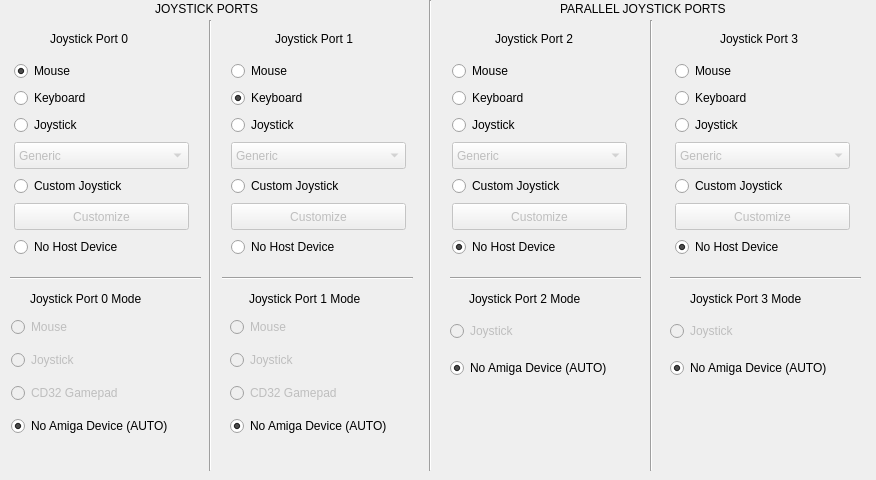
    <widget class="QWidget" name="inputDevicesMenu">
     <attribute name="icon">
      <iconset resource="ICO.qrc">
       <normaloff>:/Images/Images/joystick.png</normaloff>:/Images/Images/joystick.png</iconset>
     </attribute>
     <attribute name="title">
      <string>Input devices</string>
     </attribute>
     <widget class="QLabel" name="joystickPort0Label">
      <property name="geometry">
       <rect>
        <x>50</x>
        <y>30</y>
        <width>111</width>
        <height>17</height>
       </rect>
      </property>
      <property name="text">
       <string>Joystick Port 0</string>
      </property>
     </widget>
     <widget class="QWidget" name="layoutWidget_6">
      <property name="geometry">
       <rect>
        <x>11</x>
        <y>310</y>
        <width>197</width>
        <height>136</height>
       </rect>
      </property>
      <layout class="QVBoxLayout" name="joystickPort0ModePanel">
       <item>
        <widget class="QRadioButton" name="joystickPort0ModeMouseRadioButton">
         <property name="enabled">
          <bool>false</bool>
         </property>
         <property name="text">
          <string>Mouse</string>
         </property>
         <property name="checkable">
          <bool>true</bool>
         </property>
         <property name="checked">
          <bool>false</bool>
         </property>
        </widget>
       </item>
       <item>
        <widget class="QRadioButton" name="joystickPort0ModeJoystickRadioButton">
         <property name="enabled">
          <bool>false</bool>
         </property>
         <property name="text">
          <string>Joystick</string>
         </property>
        </widget>
       </item>
       <item>
        <widget class="QRadioButton" name="joystickPort0ModeCD32GamepadRadioButton">
         <property name="enabled">
          <bool>false</bool>
         </property>
         <property name="text">
          <string>CD32 Gamepad</string>
         </property>
        </widget>
       </item>
       <item>
        <widget class="QRadioButton" name="joystickPort0ModeAutoRadioButton">
         <property name="text">
          <string>No Amiga Device (AUTO)</string>
         </property>
         <property name="checked">
          <bool>true</bool>
         </property>
        </widget>
       </item>
      </layout>
     </widget>
     <widget class="QLabel" name="joystickPort0ModeLabel">
      <property name="geometry">
       <rect>
        <x>30</x>
        <y>290</y>
        <width>151</width>
        <height>17</height>
       </rect>
      </property>
      <property name="text">
       <string>Joystick Port 0 Mode</string>
      </property>
     </widget>
     <widget class="QWidget" name="layoutWidget_7">
      <property name="geometry">
       <rect>
        <x>230</x>
        <y>310</y>
        <width>197</width>
        <height>136</height>
       </rect>
      </property>
      <layout class="QVBoxLayout" name="joystickPort1ModePanel">
       <item>
        <widget class="QRadioButton" name="joystickPort1ModeMouseRadioButton">
         <property name="enabled">
          <bool>false</bool>
         </property>
         <property name="text">
          <string>Mouse</string>
         </property>
         <property name="checkable">
          <bool>true</bool>
         </property>
         <property name="checked">
          <bool>false</bool>
         </property>
        </widget>
       </item>
       <item>
        <widget class="QRadioButton" name="joystickPort1ModeJoysticjkRadioButton">
         <property name="enabled">
          <bool>false</bool>
         </property>
         <property name="text">
          <string>Joystick</string>
         </property>
         <property name="checked">
          <bool>false</bool>
         </property>
        </widget>
       </item>
       <item>
        <widget class="QRadioButton" name="joystickPort1CD32GamepadRadioButton">
         <property name="enabled">
          <bool>false</bool>
         </property>
         <property name="text">
          <string>CD32 Gamepad</string>
         </property>
        </widget>
       </item>
       <item>
        <widget class="QRadioButton" name="joystickPort1ModeAutoRadioButton">
         <property name="text">
          <string>No Amiga Device (AUTO)</string>
         </property>
         <property name="checked">
          <bool>true</bool>
         </property>
        </widget>
       </item>
      </layout>
     </widget>
     <widget class="QWidget" name="layoutWidget_8">
      <property name="geometry">
       <rect>
        <x>450</x>
        <y>310</y>
        <width>197</width>
        <height>80</height>
       </rect>
      </property>
      <layout class="QVBoxLayout" name="joystickPort2ModePanel">
       <item>
        <widget class="QRadioButton" name="joystickPort2ModeJoystickRadioButton">
         <property name="enabled">
          <bool>false</bool>
         </property>
         <property name="text">
          <string>Joystick</string>
         </property>
        </widget>
       </item>
       <item>
        <widget class="QRadioButton" name="joystickPort2ModeAuto">
         <property name="text">
          <string>No Amiga Device (AUTO)</string>
         </property>
         <property name="checked">
          <bool>true</bool>
         </property>
        </widget>
       </item>
      </layout>
     </widget>
     <widget class="QWidget" name="layoutWidget_9">
      <property name="geometry">
       <rect>
        <x>670</x>
        <y>310</y>
        <width>197</width>
        <height>80</height>
       </rect>
      </property>
      <layout class="QVBoxLayout" name="joystickPort3ModePanel">
       <item>
        <widget class="QRadioButton" name="joystickPort3ModeJoystickRadioButton">
         <property name="enabled">
          <bool>false</bool>
         </property>
         <property name="text">
          <string>Joystick</string>
         </property>
        </widget>
       </item>
       <item>
        <widget class="QRadioButton" name="joystickPort3ModeAutoRadioButton">
         <property name="text">
          <string>No Amiga Device (AUTO)</string>
         </property>
         <property name="checked">
          <bool>true</bool>
         </property>
        </widget>
       </item>
      </layout>
     </widget>
     <widget class="QLabel" name="joystickPort1ModeLabel">
      <property name="geometry">
       <rect>
        <x>249</x>
        <y>290</y>
        <width>151</width>
        <height>17</height>
       </rect>
      </property>
      <property name="text">
       <string>Joystick Port 1 Mode</string>
      </property>
     </widget>
     <widget class="QLabel" name="joystickPort1Label">
      <property name="geometry">
       <rect>
        <x>275</x>
        <y>30</y>
        <width>111</width>
        <height>17</height>
       </rect>
      </property>
      <property name="text">
       <string>Joystick Port 1</string>
      </property>
     </widget>
     <widget class="QLabel" name="joystickPort3ModeLabel">
      <property name="geometry">
       <rect>
        <x>690</x>
        <y>290</y>
        <width>151</width>
        <height>17</height>
       </rect>
      </property>
      <property name="text">
       <string>Joystick Port 3 Mode</string>
      </property>
     </widget>
     <widget class="QLabel" name="joystickPort3Label">
      <property name="geometry">
       <rect>
        <x>720</x>
        <y>30</y>
        <width>111</width>
        <height>17</height>
       </rect>
      </property>
      <property name="text">
       <string>Joystick Port 3</string>
      </property>
     </widget>
     <widget class="QLabel" name="joystickPort2ModeLabel">
      <property name="geometry">
       <rect>
        <x>469</x>
        <y>290</y>
        <width>151</width>
        <height>17</height>
       </rect>
      </property>
      <property name="text">
       <string>Joystick Port 2 Mode</string>
      </property>
     </widget>
     <widget class="QLabel" name="joystickPort2Label">
      <property name="geometry">
       <rect>
        <x>495</x>
        <y>30</y>
        <width>111</width>
        <height>17</height>
       </rect>
      </property>
      <property name="text">
       <string>Joystick Port 2</string>
      </property>
     </widget>
     <widget class="Line" name="line_2">
      <property name="geometry">
       <rect>
        <x>190</x>
        <y>20</y>
        <width>41</width>
        <height>451</height>
       </rect>
      </property>
      <property name="orientation">
       <enum>Qt::Vertical</enum>
      </property>
     </widget>
     <widget class="Line" name="line_3">
      <property name="geometry">
       <rect>
        <x>410</x>
        <y>0</y>
        <width>41</width>
        <height>471</height>
       </rect>
      </property>
      <property name="orientation">
       <enum>Qt::Vertical</enum>
      </property>
     </widget>
     <widget class="Line" name="line_4">
      <property name="geometry">
       <rect>
        <x>631</x>
        <y>20</y>
        <width>41</width>
        <height>451</height>
       </rect>
      </property>
      <property name="orientation">
       <enum>Qt::Vertical</enum>
      </property>
     </widget>
     <widget class="QWidget" name="layoutWidget9">
      <property name="geometry">
       <rect>
        <x>14</x>
        <y>60</y>
        <width>177</width>
        <height>205</height>
       </rect>
      </property>
      <layout class="QVBoxLayout" name="joystickPort0Panel">
       <item>
        <widget class="QRadioButton" name="joystickPort0MouseRadioButton">
         <property name="text">
          <string>Mouse</string>
         </property>
         <property name="checkable">
          <bool>true</bool>
         </property>
         <property name="checked">
          <bool>true</bool>
         </property>
        </widget>
       </item>
       <item>
        <widget class="QRadioButton" name="joystickPort0KeyboardRadioButton">
         <property name="text">
          <string>Keyboard</string>
         </property>
        </widget>
       </item>
       <item>
        <widget class="QRadioButton" name="joystickPort0JoystickRadioButton">
         <property name="text">
          <string>Joystick</string>
         </property>
        </widget>
       </item>
       <item>
        <widget class="QComboBox" name="joystickPort0ModelComboBox">
         <property name="enabled">
          <bool>false</bool>
         </property>
         <property name="sizePolicy">
          <sizepolicy hsizetype="Fixed" vsizetype="Fixed">
           <horstretch>0</horstretch>
           <verstretch>0</verstretch>
          </sizepolicy>
         </property>
         <property name="minimumSize">
          <size>
           <width>175</width>
           <height>27</height>
          </size>
         </property>
         <property name="maximumSize">
          <size>
           <width>175</width>
           <height>27</height>
          </size>
         </property>
         <item>
          <property name="text">
           <string>Generic</string>
          </property>
         </item>
         <item>
          <property name="text">
           <string>Logitech PS3/USB Cordless Gamepad</string>
          </property>
         </item>
         <item>
          <property name="text">
           <string>Logitech Dual Action</string>
          </property>
         </item>
         <item>
          <property name="text">
           <string>Logitech Extreme 3D PRO</string>
          </property>
         </item>
         <item>
          <property name="text">
           <string>Logitech Rumblepad 2</string>
          </property>
         </item>
         <item>
          <property name="text">
           <string>Logitech Gamepad F310</string>
          </property>
         </item>
         <item>
          <property name="text">
           <string>Logitech Rumble Gamepad F510</string>
          </property>
         </item>
         <item>
          <property name="text">
           <string>Logitech Wireless Gamepad F710</string>
          </property>
         </item>
         <item>
          <property name="text">
           <string>Playstation 3 Controller</string>
          </property>
         </item>
         <item>
          <property name="text">
           <string>Saitek P380</string>
          </property>
         </item>
         <item>
          <property name="text">
           <string>Saitek P880</string>
          </property>
         </item>
         <item>
          <property name="text">
           <string>SmartJoyPlus / TigerGame PS/PS2 Game Controller Adapter</string>
          </property>
         </item>
         <item>
          <property name="text">
           <string>Mosic Speed-Link Competition Pro</string>
          </property>
         </item>
         <item>
          <property name="text">
           <string>Thrustmaster 2-in-1 DT</string>
          </property>
         </item>
         <item>
          <property name="text">
           <string>Microsoft X-Box 360 Pad</string>
          </property>
         </item>
         <item>
          <property name="text">
           <string>XBox 360 Wireless Receiver</string>
          </property>
         </item>
        </widget>
       </item>
       <item>
        <widget class="QRadioButton" name="joystickPort0CustomJoystickRadioButton">
         <property name="text">
          <string>Custom Joystick</string>
         </property>
        </widget>
       </item>
       <item>
        <widget class="QPushButton" name="joystickPort0CustomizePushButton">
         <property name="enabled">
          <bool>false</bool>
         </property>
         <property name="sizePolicy">
          <sizepolicy hsizetype="Fixed" vsizetype="Fixed">
           <horstretch>0</horstretch>
           <verstretch>0</verstretch>
          </sizepolicy>
         </property>
         <property name="minimumSize">
          <size>
           <width>175</width>
           <height>27</height>
          </size>
         </property>
         <property name="maximumSize">
          <size>
           <width>175</width>
           <height>27</height>
          </size>
         </property>
         <property name="text">
          <string>Customize</string>
         </property>
        </widget>
       </item>
       <item>
        <widget class="QRadioButton" name="joystickPort0NothingRadioButton">
         <property name="text">
          <string>No Host Device</string>
         </property>
        </widget>
       </item>
      </layout>
     </widget>
     <widget class="QWidget" name="layoutWidget10">
      <property name="geometry">
       <rect>
        <x>231</x>
        <y>60</y>
        <width>177</width>
        <height>205</height>
       </rect>
      </property>
      <layout class="QVBoxLayout" name="joystickPort1Panel">
       <item>
        <widget class="QRadioButton" name="joystickPort1MouseRadioButton">
         <property name="enabled">
          <bool>true</bool>
         </property>
         <property name="text">
          <string>Mouse</string>
         </property>
         <property name="checkable">
          <bool>true</bool>
         </property>
         <property name="checked">
          <bool>false</bool>
         </property>
        </widget>
       </item>
       <item>
        <widget class="QRadioButton" name="joystickPort1KeyboardRadioButton">
         <property name="text">
          <string>Keyboard</string>
         </property>
         <property name="checked">
          <bool>true</bool>
         </property>
        </widget>
       </item>
       <item>
        <widget class="QRadioButton" name="joystickPort1JoystickRadioButton">
         <property name="text">
          <string>Joystick</string>
         </property>
         <property name="checkable">
          <bool>true</bool>
         </property>
        </widget>
       </item>
       <item>
        <widget class="QComboBox" name="joystickPort1ModelComboBox">
         <property name="enabled">
          <bool>false</bool>
         </property>
         <property name="sizePolicy">
          <sizepolicy hsizetype="Fixed" vsizetype="Fixed">
           <horstretch>0</horstretch>
           <verstretch>0</verstretch>
          </sizepolicy>
         </property>
         <property name="minimumSize">
          <size>
           <width>175</width>
           <height>27</height>
          </size>
         </property>
         <property name="maximumSize">
          <size>
           <width>175</width>
           <height>27</height>
          </size>
         </property>
         <item>
          <property name="text">
           <string>Generic</string>
          </property>
         </item>
         <item>
          <property name="text">
           <string>Logitech PS3/USB Cordless Gamepad</string>
          </property>
         </item>
         <item>
          <property name="text">
           <string>Logitech Dual Action</string>
          </property>
         </item>
         <item>
          <property name="text">
           <string>Logitech Extreme 3D PRO</string>
          </property>
         </item>
         <item>
          <property name="text">
           <string>Logitech Rumblepad 2</string>
          </property>
         </item>
         <item>
          <property name="text">
           <string>Logitech Gamepad F310</string>
          </property>
         </item>
         <item>
          <property name="text">
           <string>Logitech Rumble Gamepad F510</string>
          </property>
         </item>
         <item>
          <property name="text">
           <string>Logitech Wireless Gamepad F710</string>
          </property>
         </item>
         <item>
          <property name="text">
           <string>Playstation 3 Controller</string>
          </property>
         </item>
         <item>
          <property name="text">
           <string>Saitek P380</string>
          </property>
         </item>
         <item>
          <property name="text">
           <string>Saitek P880</string>
          </property>
         </item>
         <item>
          <property name="text">
           <string>SmartJoyPlus / TigerGame PS/PS2 Game Controller Adapter</string>
          </property>
         </item>
         <item>
          <property name="text">
           <string>Mosic Speed-Link Competition Pro</string>
          </property>
         </item>
         <item>
          <property name="text">
           <string>Thrustmaster 2-in-1 DT</string>
          </property>
         </item>
         <item>
          <property name="text">
           <string>Microsoft X-Box 360 Pad</string>
          </property>
         </item>
         <item>
          <property name="text">
           <string>XBox 360 Wireless Receiver</string>
          </property>
         </item>
        </widget>
       </item>
       <item>
        <widget class="QRadioButton" name="joystickPort1CustomJoystickRadioButton">
         <property name="text">
          <string>Custom Joystick</string>
         </property>
        </widget>
       </item>
       <item>
        <widget class="QPushButton" name="joystickPort1CusomizePushButton">
         <property name="enabled">
          <bool>false</bool>
         </property>
         <property name="sizePolicy">
          <sizepolicy hsizetype="Fixed" vsizetype="Fixed">
           <horstretch>0</horstretch>
           <verstretch>0</verstretch>
          </sizepolicy>
         </property>
         <property name="minimumSize">
          <size>
           <width>175</width>
           <height>27</height>
          </size>
         </property>
         <property name="maximumSize">
          <size>
           <width>175</width>
           <height>27</height>
          </size>
         </property>
         <property name="text">
          <string>Customize</string>
         </property>
        </widget>
       </item>
       <item>
        <widget class="QRadioButton" name="joystickPort1NothingRadioButton">
         <property name="text">
          <string>No Host Device</string>
         </property>
        </widget>
       </item>
      </layout>
     </widget>
     <widget class="QWidget" name="layoutWidget11">
      <property name="geometry">
       <rect>
        <x>452</x>
        <y>60</y>
        <width>177</width>
        <height>205</height>
       </rect>
      </property>
      <layout class="QVBoxLayout" name="joystickPort2Panel">
       <item>
        <widget class="QRadioButton" name="joystickPort2MouseRadioButton">
         <property name="enabled">
          <bool>true</bool>
         </property>
         <property name="text">
          <string>Mouse</string>
         </property>
         <property name="checkable">
          <bool>true</bool>
         </property>
         <property name="checked">
          <bool>false</bool>
         </property>
        </widget>
       </item>
       <item>
        <widget class="QRadioButton" name="joystickPort2KeyboardRadioButton">
         <property name="text">
          <string>Keyboard</string>
         </property>
         <property name="checked">
          <bool>false</bool>
         </property>
        </widget>
       </item>
       <item>
        <widget class="QRadioButton" name="joystickPort2JoystickRadioButton">
         <property name="text">
          <string>Joystick</string>
         </property>
        </widget>
       </item>
       <item>
        <widget class="QComboBox" name="joystickPort2ModelComboBox">
         <property name="enabled">
          <bool>false</bool>
         </property>
         <property name="sizePolicy">
          <sizepolicy hsizetype="Fixed" vsizetype="Fixed">
           <horstretch>0</horstretch>
           <verstretch>0</verstretch>
          </sizepolicy>
         </property>
         <property name="minimumSize">
          <size>
           <width>175</width>
           <height>27</height>
          </size>
         </property>
         <property name="maximumSize">
          <size>
           <width>175</width>
           <height>27</height>
          </size>
         </property>
         <item>
          <property name="text">
           <string>Generic</string>
          </property>
         </item>
         <item>
          <property name="text">
           <string>Logitech PS3/USB Cordless Gamepad</string>
          </property>
         </item>
         <item>
          <property name="text">
           <string>Logitech Dual Action</string>
          </property>
         </item>
         <item>
          <property name="text">
           <string>Logitech Extreme 3D PRO</string>
          </property>
         </item>
         <item>
          <property name="text">
           <string>Logitech Rumblepad 2</string>
          </property>
         </item>
         <item>
          <property name="text">
           <string>Logitech Gamepad F310</string>
          </property>
         </item>
         <item>
          <property name="text">
           <string>Logitech Rumble Gamepad F510</string>
          </property>
         </item>
         <item>
          <property name="text">
           <string>Logitech Wireless Gamepad F710</string>
          </property>
         </item>
         <item>
          <property name="text">
           <string>Playstation 3 Controller</string>
          </property>
         </item>
         <item>
          <property name="text">
           <string>Saitek P380</string>
          </property>
         </item>
         <item>
          <property name="text">
           <string>Saitek P880</string>
          </property>
         </item>
         <item>
          <property name="text">
           <string>SmartJoyPlus / TigerGame PS/PS2 Game Controller Adapter</string>
          </property>
         </item>
         <item>
          <property name="text">
           <string>Mosic Speed-Link Competition Pro</string>
          </property>
         </item>
         <item>
          <property name="text">
           <string>Thrustmaster 2-in-1 DT</string>
          </property>
         </item>
         <item>
          <property name="text">
           <string>Microsoft X-Box 360 Pad</string>
          </property>
         </item>
         <item>
          <property name="text">
           <string>XBox 360 Wireless Receiver</string>
          </property>
         </item>
        </widget>
       </item>
       <item>
        <widget class="QRadioButton" name="joystickPort2CustomJoystickRadioButton">
         <property name="text">
          <string>Custom Joystick</string>
         </property>
        </widget>
       </item>
       <item>
        <widget class="QPushButton" name="joystickPort2CustomizePushButton">
         <property name="enabled">
          <bool>false</bool>
         </property>
         <property name="sizePolicy">
          <sizepolicy hsizetype="Fixed" vsizetype="Fixed">
           <horstretch>0</horstretch>
           <verstretch>0</verstretch>
          </sizepolicy>
         </property>
         <property name="minimumSize">
          <size>
           <width>175</width>
           <height>27</height>
          </size>
         </property>
         <property name="maximumSize">
          <size>
           <width>175</width>
           <height>27</height>
          </size>
         </property>
         <property name="text">
          <string>Customize</string>
         </property>
        </widget>
       </item>
       <item>
        <widget class="QRadioButton" name="joystickPort2NothingRadioButton">
         <property name="text">
          <string>No Host Device</string>
         </property>
         <property name="checked">
          <bool>true</bool>
         </property>
        </widget>
       </item>
      </layout>
     </widget>
     <widget class="QWidget" name="layoutWidget12">
      <property name="geometry">
       <rect>
        <x>675</x>
        <y>60</y>
        <width>177</width>
        <height>205</height>
       </rect>
      </property>
      <layout class="QVBoxLayout" name="joystickPort3Panel">
       <item>
        <widget class="QRadioButton" name="joystickPort3MouseRadioButton">
         <property name="enabled">
          <bool>true</bool>
         </property>
         <property name="text">
          <string>Mouse</string>
         </property>
         <property name="checkable">
          <bool>true</bool>
         </property>
         <property name="checked">
          <bool>false</bool>
         </property>
        </widget>
       </item>
       <item>
        <widget class="QRadioButton" name="joystickPort3KeyboardRadioButton">
         <property name="text">
          <string>Keyboard</string>
         </property>
         <property name="checked">
          <bool>false</bool>
         </property>
        </widget>
       </item>
       <item>
        <widget class="QRadioButton" name="joystickPort3JoystickRadioButton">
         <property name="text">
          <string>Joystick</string>
         </property>
        </widget>
       </item>
       <item>
        <widget class="QComboBox" name="joystickPort3ModelComboBox">
         <property name="enabled">
          <bool>false</bool>
         </property>
         <property name="sizePolicy">
          <sizepolicy hsizetype="Fixed" vsizetype="Fixed">
           <horstretch>0</horstretch>
           <verstretch>0</verstretch>
          </sizepolicy>
         </property>
         <property name="minimumSize">
          <size>
           <width>175</width>
           <height>27</height>
          </size>
         </property>
         <property name="maximumSize">
          <size>
           <width>175</width>
           <height>27</height>
          </size>
         </property>
         <item>
          <property name="text">
           <string>Generic</string>
          </property>
         </item>
         <item>
          <property name="text">
           <string>Logitech PS3/USB Cordless Gamepad</string>
          </property>
         </item>
         <item>
          <property name="text">
           <string>Logitech Dual Action</string>
          </property>
         </item>
         <item>
          <property name="text">
           <string>Logitech Extreme 3D PRO</string>
          </property>
         </item>
         <item>
          <property name="text">
           <string>Logitech Rumblepad 2</string>
          </property>
         </item>
         <item>
          <property name="text">
           <string>Logitech Gamepad F310</string>
          </property>
         </item>
         <item>
          <property name="text">
           <string>Logitech Rumble Gamepad F510</string>
          </property>
         </item>
         <item>
          <property name="text">
           <string>Logitech Wireless Gamepad F710</string>
          </property>
         </item>
         <item>
          <property name="text">
           <string>Playstation 3 Controller</string>
          </property>
         </item>
         <item>
          <property name="text">
           <string>Saitek P380</string>
          </property>
         </item>
         <item>
          <property name="text">
           <string>Saitek P880</string>
          </property>
         </item>
         <item>
          <property name="text">
           <string>SmartJoyPlus / TigerGame PS/PS2 Game Controller Adapter</string>
          </property>
         </item>
         <item>
          <property name="text">
           <string>Mosic Speed-Link Competition Pro</string>
          </property>
         </item>
         <item>
          <property name="text">
           <string>Thrustmaster 2-in-1 DT</string>
          </property>
         </item>
         <item>
          <property name="text">
           <string>Microsoft X-Box 360 Pad</string>
          </property>
         </item>
         <item>
          <property name="text">
           <string>XBox 360 Wireless Receiver</string>
          </property>
         </item>
        </widget>
       </item>
       <item>
        <widget class="QRadioButton" name="joystickPort3CustomJoystickRadioButton">
         <property name="text">
          <string>Custom Joystick</string>
         </property>
        </widget>
       </item>
       <item>
        <widget class="QPushButton" name="joystickPort3CustomizePushButton">
         <property name="enabled">
          <bool>false</bool>
         </property>
         <property name="sizePolicy">
          <sizepolicy hsizetype="Fixed" vsizetype="Fixed">
           <horstretch>0</horstretch>
           <verstretch>0</verstretch>
          </sizepolicy>
         </property>
         <property name="minimumSize">
          <size>
           <width>175</width>
           <height>27</height>
          </size>
         </property>
         <property name="maximumSize">
          <size>
           <width>175</width>
           <height>27</height>
          </size>
         </property>
         <property name="text">
          <string>Customize</string>
         </property>
        </widget>
       </item>
       <item>
        <widget class="QRadioButton" name="joystickPort3NothingRadioButton">
         <property name="text">
          <string>No Host Device</string>
         </property>
         <property name="checked">
          <bool>true</bool>
         </property>
        </widget>
       </item>
      </layout>
     </widget>
     <widget class="QLabel" name="joystickPort0Label_2">
      <property name="geometry">
       <rect>
        <x>155</x>
        <y>0</y>
        <width>121</width>
        <height>17</height>
       </rect>
      </property>
      <property name="text">
       <string>JOYSTICK PORTS</string>
      </property>
     </widget>
     <widget class="QLabel" name="joystickPort0Label_3">
      <property name="geometry">
       <rect>
        <x>560</x>
        <y>0</y>
        <width>191</width>
        <height>17</height>
       </rect>
      </property>
      <property name="text">
       <string>PARALLEL JOYSTICK PORTS</string>
      </property>
     </widget>
     <widget class="Line" name="line_5">
      <property name="geometry">
       <rect>
        <x>10</x>
        <y>270</y>
        <width>191</width>
        <height>16</height>
       </rect>
      </property>
      <property name="orientation">
       <enum>Qt::Horizontal</enum>
      </property>
     </widget>
     <widget class="Line" name="line_45">
      <property name="geometry">
       <rect>
        <x>222</x>
        <y>270</y>
        <width>191</width>
        <height>16</height>
       </rect>
      </property>
      <property name="orientation">
       <enum>Qt::Horizontal</enum>
      </property>
     </widget>
     <widget class="Line" name="line_46">
      <property name="geometry">
       <rect>
        <x>450</x>
        <y>270</y>
        <width>191</width>
        <height>16</height>
       </rect>
      </property>
      <property name="orientation">
       <enum>Qt::Horizontal</enum>
      </property>
     </widget>
     <widget class="Line" name="line_47">
      <property name="geometry">
       <rect>
        <x>670</x>
        <y>270</y>
        <width>191</width>
        <height>16</height>
       </rect>
      </property>
      <property name="orientation">
       <enum>Qt::Horizontal</enum>
      </property>
     </widget>
    </widget>
